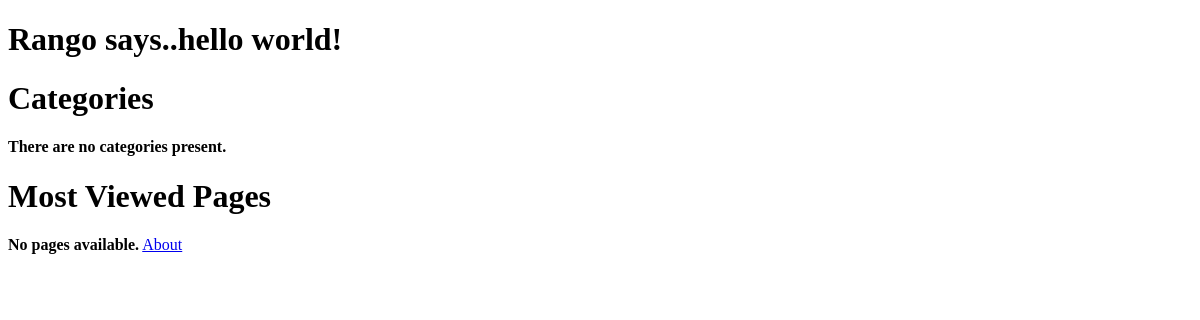
The app's page /rango/, older data.
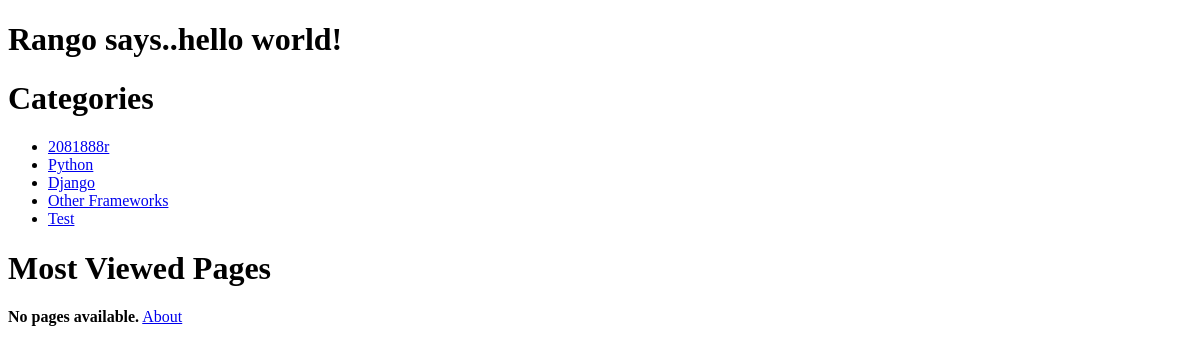
The same page, newer data.
### rango/models.py (models this page shows, shortened)
class Category(models.Model):
    name = models.CharField(max_length=128, unique=True)
    views = models.IntegerField(default=0)
    likes = models.IntegerField(default=0)
    slug = models.SlugField(unique=True)

### rango/views.py (the view)
def index(request):
    category_list = Category.objects.order_by('-likes')[:5]
    context_dict = {'categories': category_list}
    return render(request, 'rango/index.html', context_dict)

### templates/rango/index.html (shortened to what this page needs)
<!DOCTYPE html>
<html>
    <head>
    </head>
    <body>
        <h1>Rango says..hello world!</h1>
		<h1>Categories</h1>
        {% if categories %}
            <ul>
                {% for category in categories %}
                <li><a href="/rango/category/{{ category.slug }}">{{ category.name }}</a></li>
                {% endfor %}
            </ul>
       {% else %}
            <strong>There are no categories present.</strong>
       {% endif %}
	   <h1>Most Viewed Pages</h1>
            {% if pages %}
            <ul>
                {% for page in pages %}
                <li><a href="/rango/page{{ page.url }}">{{ page.title }}</a></li>
                {% endfor %}
            </ul>
            {% else %}
                <strong>No pages available.</strong>
            {% endif %}
                <a href="/rango/about/">About</a>
    </body>
</html>

Row changes from the older to the newer data that the page shows:
added Category: name "2081888r"
added Category: name "Python"
added Category: name "Django"
added Category: name "Other Frameworks"
added Category: name "Test"
Text that changed along with them:
text no longer shown: "There are no categories present."
